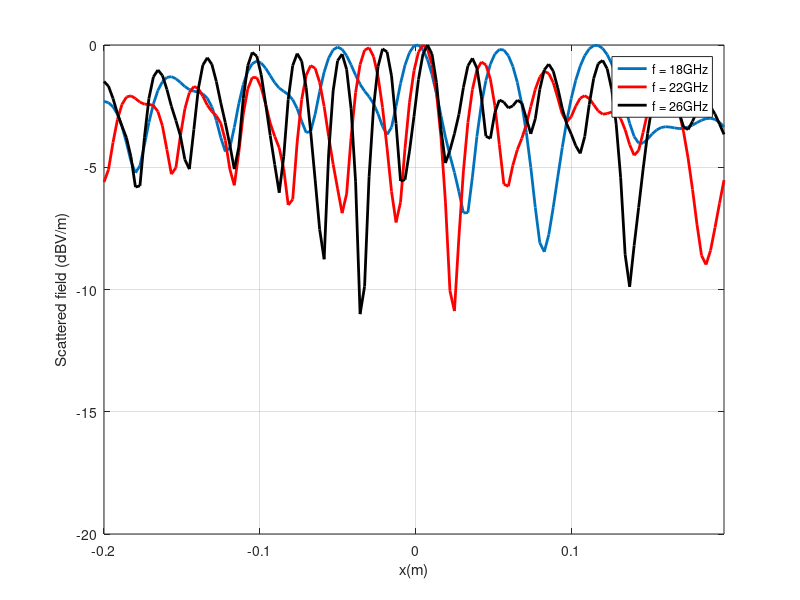
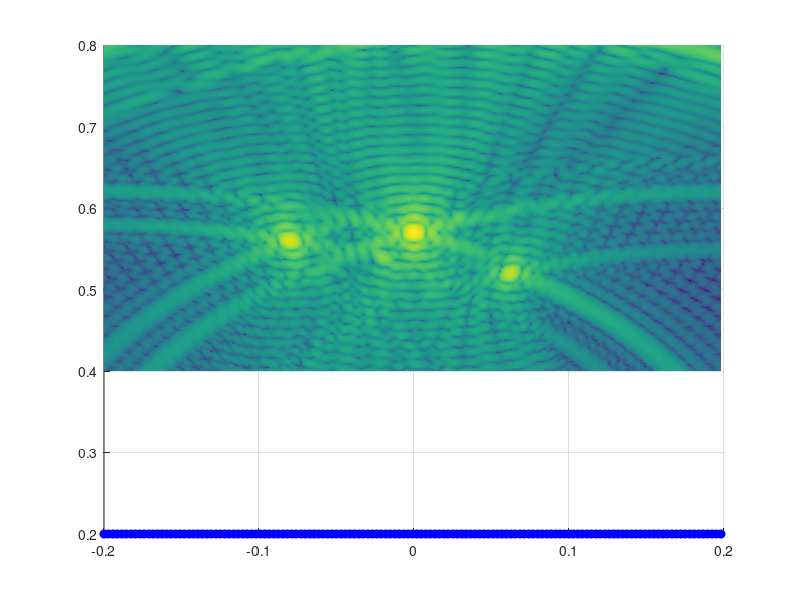

MATLAB code for these plots, in order: (Note: this script raises an error after producing the figures.)
% SAR SIMULATION 

clear all,clc,close all;

fini = 14e9;        % Start frequency
ffin = 26e9;        % Stop frequency
df = 500*1e6;       % Sampling frequency (equivalent to "PRF")

Runamb = 3e8/(2*df);
disp(['Maximum unambiguity distance: ' num2str(Runamb*100) ' cm']);

f = [fini:df:ffin]; % Radar bandwidth
BW=(f(end)-f(1))/1e9;

disp(['Bandwidth = ' num2str(BW) ' GHz']);
disp(['Range (distance) resolution) = ' num2str(3e8/(2*BW*1e7)) ' cm']);
disp(' ');

lambda_fMax=3e8/max(f);

dx = 0.25; % Synthetic aperture sampling as a function of the wavelength
dx=lambda_fMax*dx;       

Lap = 0.4;              % Synthetic aperture size
x = [-Lap/2 : dx : Lap/2];
y = 0*x + 0.2;       % Position of the radar in the y-axis

% Targets position ------------------------------
xp = [-0.08 -0.05 -0.02 0 0.03 0.062];
yp = [ 0.56  0.52 0.54 0.57 0.59 0.52];

% RCS of the targets (dBm2)
rcs = [-3 -20 -10 0 -15 -6];
rcs = 10.^(rcs/10);

mean_yp=mean(yp);
dist_target=mean_yp - y(1);
disp(['Aperture size = ' num2str(Lap*100) ' cm, aperture electric size = ' num2str(Lap/lambda_fMax) ' wavelengths']);
disp(['Bandwidth = ' num2str(BW) ' GHz']);
disp(['Cross-range resolution (approx). = ' num2str(100*lambda_fMax*dist_target/Lap) ' cm']);


k = 2*pi.*f/3e8;

% Calculation of the scattered field
sigma = zeros(numel(f),numel(x));
sigma_log = sigma;

for q= 1:numel(f)
    for p=1:numel(x)
        Rp = sqrt((x(p)-xp).^2+(y(p)-yp).^2);
        sigma (q,p) = sum((rcs.*exp(-1*j*2*k(q)*Rp))./(Rp.^2));
        sigma_log(q,p) = 10*log10(abs(sigma(q,p)));
    end
       sigma_norm(q,:) = sigma_log(q,:)- max(sigma_log(q,:));
end

% FIGURE 1 - SCATTERED FIELDS
figure
plot(x,sigma_norm(1,:),'linewidth',2);
hold on
plot(x,sigma_norm((end+1)/2,:),'r','linewidth',2);
hold on
plot(x,sigma_norm(end,:),'k','linewidth',2);
xlabel('x(m)');
ylabel('Scattered field (dBV/m)');
legend('f = 18GHz','f = 22GHz','f = 26GHz');
axis([min(x) max(x) -20 0]);
grid on; box on;


% SAR imaging =============================================================

% Imaging domain
dL = dx/2;
X0 = [x(1) : dL: x(end)];
Y0 = [0.2 : dL: 0.6] + y(1);
[X1 Y1] = meshgrid(X0,Y0);
xprima = reshape (X1,numel(X1),1);
yprima = reshape (Y1,numel(Y1),1);

%reflectivity
refl = zeros(numel(xprima),1);

% Coherent combination of frequencies and aperture positions
for q = 1:numel(f)
     for p = 1:numel(x)
            Rp = sqrt((x(p)-xprima).^2+(y(p)-yprima).^2);
            refl =refl+ sigma(q,p).*exp(1*j*2*k(q)*Rp);
     end
end
reflXY = refl/max(abs(refl));
reflXY = reshape(reflXY,size(X1));
reflXY = 10*log10(abs(reflXY));

% FIGURE 2 - SAR IMAGE
figure;
hold on;

%Plots the synthetic aperture radar positions
plot(x,y,'bo','markerfacecolor','b');
grid on;

% Plots the reflectivity - SAR image -
pcolor ( X1,Y1, reflXY);
shading interp;
set(gcf,'renderer','zbuffer');
xlabel('x axis (m)')
ylabel('y axis (m)')
title(['SAR image, reflectivity, in dB, BW = ' num2str(BW) ' GHz']);
caxis([-40 0]);
grid on; colorbar;
set(gca,'dataaspectratio',[1 1 1]);

% Plots the targets with marker size proportional to RCS
rcs=10*log10(rcs);
rcs_size=[4:1:16];
rcs_scale=linspace(min(rcs),max(rcs),numel(rcs_size));
for n=1:numel(rcs)
    [kk ind]=min(abs(rcs(n)-rcs_scale));
    plot(xp(n),yp(n),'ko','markersize',rcs_size(ind),'markerfacecolor','none','linewidth',2);
end
box on;

